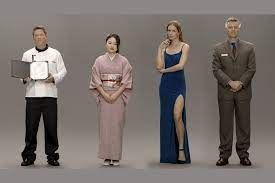
#> input picture abcde.jpg, 275 x 183 px
$ python image_op.py
#> lines starting #> are read from the running program, lines starting #| are printed output that depends on the picture; after the words box and inside, x2 and y2 are one past the last pixel; in counts of white or black regions, pixels touching at a corner belong together
#> further down, img is the input picture: shape (183, 275, 3); mean B, G, R 107.1, 111.2, 119.6
### human_detection.py
import time

import cv2
import numpy as np
from imutils.object_detection import non_max_suppression

## Histogram of oriented gradients detector
# HOG (Histogram of Oriented Gradients)

HOGCV = cv2.HOGDescriptor()
HOGCV.setSVMDetector(cv2.HOGDescriptor_getDefaultPeopleDetector())

def Detector(frame):
    ## Using Sliding window concept
    rects, weights = HOGCV.detectMultiScale(frame,
                                            winStride=(4,4),
                                            padding=(8,8),
                                            scale=1.03)
#> rects = [[364, 106, 167, 333], [192, 92, 184, 368], [6, 62, 199, 397], [488, 18, 212, 437]]; weights = [1.39, 4.11, 4.07, 1.61]
    #we are using multiscale, as it will help to detect multiple objects in a frame
    rects = np.array([[x, y, x+w, y+h] for (x,y,w,h) in rects])
#> rects = [[364, 106, 531, 439], [192, 92, 376, 460], [6, 62, 205, 459], [488, 18, 700, 455]]
    pick = non_max_suppression(rects, probs=None, overlapThresh=0.50)
#> pick = [[192, 92, 376, 460], [6, 62, 205, 459], [488, 18, 700, 455], [364, 106, 531, 439]]
    # above method helps to avoid the rect if there is an overlap of more than 65%
    c=1

    for x, y, w, h in pick:
        cv2.rectangle(frame, (x,y), (w,h),(139,34,104),2)
        cv2.rectangle(frame, (x,y-20), (w,y),(139,34,104),-1)
        cv2.putText(frame, f'P{c}',(x,y), cv2.FONT_HERSHEY_SIMPLEX, 0.6, (255,255,255),2)
        c+=1
#> this loop made 4 passes
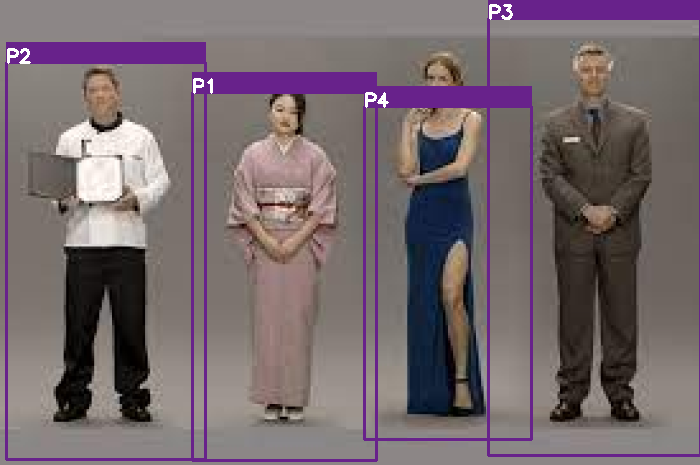
#> frame: shape (465, 700, 3); mean B, G, R 109, 104.4, 117.6
#> after the loop, c = 5
    print("reached here")
    cv2.putText(frame,
                f'Total Persons : {c - 1}',
                (20,450),
                cv2.FONT_HERSHEY_DUPLEX,
                0.8,
                (255,255,255),
                2)
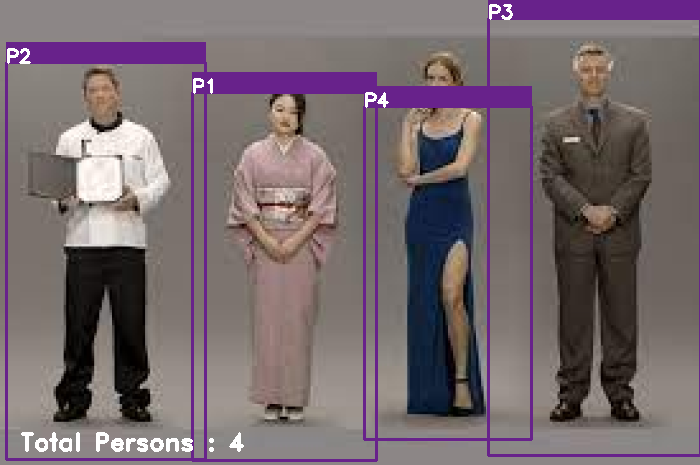
#> frame: shape (465, 700, 3); 0.48% of pixels changed, all inside (x1, y1, x2, y2) = (21, 432, 244, 452)
    #cv2.imwrite('human_img_output.jpg',frame)
    cv2.imshow('output',frame)
    return frame

### image_op.py
import cv2
import imutils
from human_detection import Detector

img = cv2.imread('abcde.jpg')
img = imutils.resize(img, width=700)
img = Detector(img)
cv2.waitKey(0)
cv2.destroyAllWindows()

$ run again, with abc.jpg copied over abcde.jpg
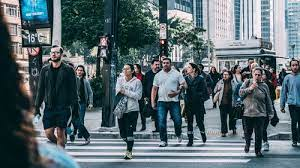
#> input picture abc.jpg, 300 x 168 px
#> img is the input picture: shape (168, 300, 3); mean B, G, R 110.6, 104.9, 88.8
#> `img = imutils.resize(img, width=700)`:
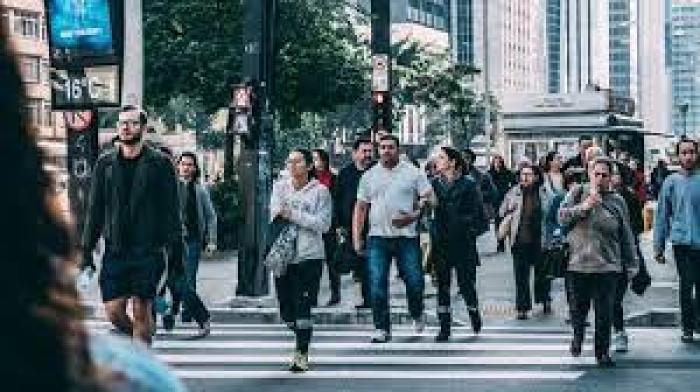
#> img: shape (392, 700, 3); mean B, G, R 110.6, 104.9, 88.8
#> in Detector, `rects, weights = HOGCV.detectMultiScale(frame, winStride=(4,4), paddin..`: rects = [[625, 141, 70, 140], [475, 140, 106, 211], [535, 140, 129, 252], [385, 105, 140, 279], [103, 93, 143, 286], [321, 98, 140, 280], [231, 114, 142, 278]]; weights = [0.425, 2.2, 2.03, 1.18, 0.647, 1.68, 0.67]
#> in Detector, `rects = np.array([[x, y, x+w, y+h] for (x,y,w,h) in rects])`: rects = [[625, 141, 695, 281], [475, 140, 581, 351], [535, 140, 664, 392], [385, 105, 525, 384], [103, 93, 246, 379], [321, 98, 461, 378], [231, 114, 373, 392]]
#> pick = [[231, 114, 373, 392], [535, 140, 664, 392], [385, 105, 525, 384], [103, 93, 246, 379], [475, 140, 581, 351]]
#> the loop in Detector, `for x, y, w, h in pick:` made 5 passes
#> after the loop in Detector, `for x, y, w, h in pick:`:
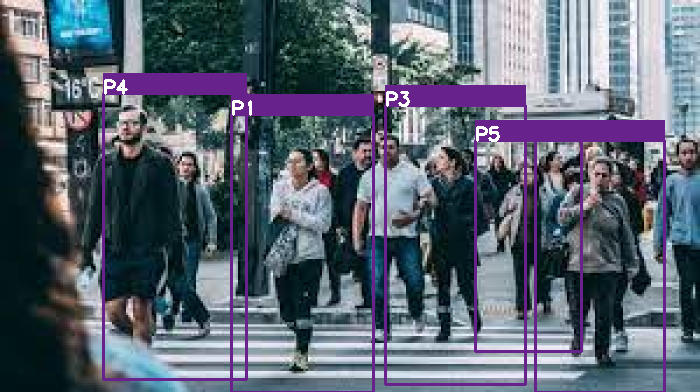
#> frame: shape (392, 700, 3); 8.25% of pixels changed, all inside (x1, y1, x2, y2) = (102, 73, 666, 392)
#> after the loop in Detector, `for x, y, w, h in pick:`: c = 6

$ run again, with abcd.jpg copied over abcde.jpg
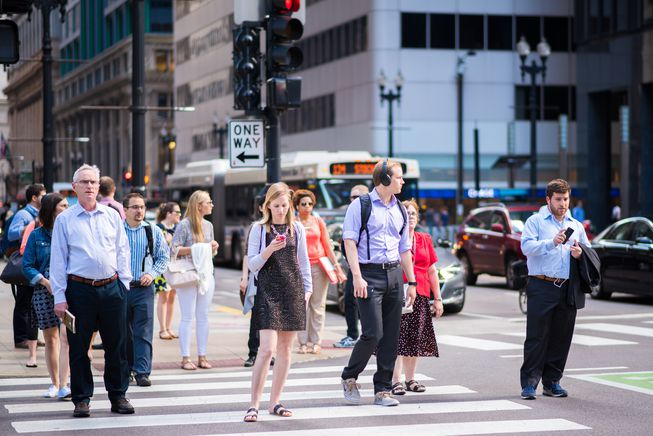
#> input picture abcd.jpg, 653 x 436 px
#> img is the input picture: shape (436, 653, 3); mean B, G, R 123.8, 112.8, 114.6
#> img: shape (467, 700, 3)
#> in Detector, `rects, weights = HOGCV.detectMultiScale(frame, winStride=(4,4), paddin..`: rects = [[105, 190, 127, 255], [31, 314, 67, 134], [231, 6, 69, 139], [536, 7, 72, 144], [229, 213, 125, 251], [33, 263, 103, 204], [77, 273, 100, 194], [516, 164, 151, 302], [329, 140, 166, 327]]; weights = [3.11, 0.698, 0.714, 0.538, 1.7, 0.508, 0.459, 3.23, 2.1]
#> in Detector, `rects = np.array([[x, y, x+w, y+h] for (x,y,w,h) in rects])`: rects = [[105, 190, 232, 445], [31, 314, 98, 448], [231, 6, 300, 145], [536, 7, 608, 151], [229, 213, 354, 464], [33, 263, 136, 467], [77, 273, 177, 467], [516, 164, 667, 466], [329, 140, 495, 467]]
#> pick = [[329, 140, 495, 467], [77, 273, 177, 467], [516, 164, 667, 466], [229, 213, 354, 464], [31, 314, 98, 448], [105, 190, 232, 445], [536, 7, 608, 151], [231, 6, 300, 145]]
#> the loop in Detector, `for x, y, w, h in pick:` made 8 passes
#> after the loop in Detector, `for x, y, w, h in pick:`:
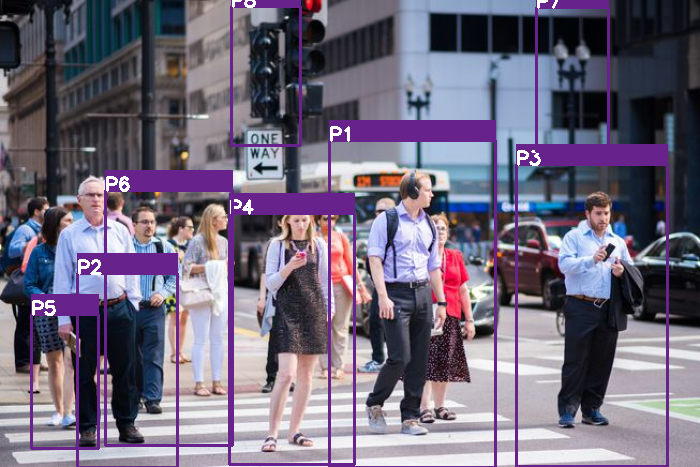
#> frame: shape (467, 700, 3); mean B, G, R 124, 105.1, 113.1
#> after the loop in Detector, `for x, y, w, h in pick:`: c = 9
#> in Detector, `cv2.putText(frame, f'Total Persons : {c - 1}', (20,450), cv2.FONT_HERS..`:
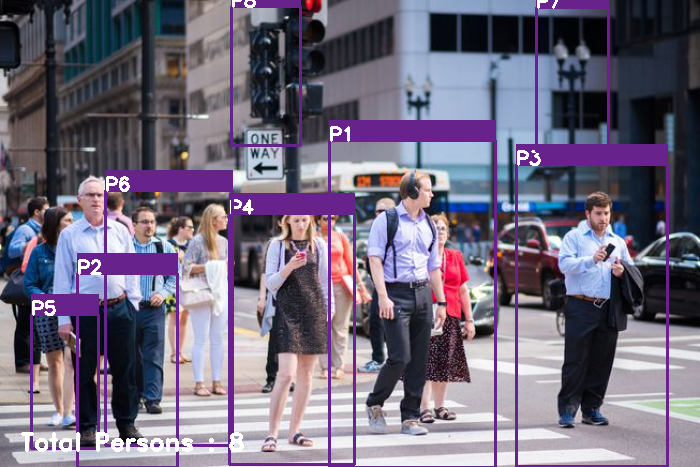
#> frame: shape (467, 700, 3); 0.49% of pixels changed, all inside (x1, y1, x2, y2) = (21, 432, 244, 452)
